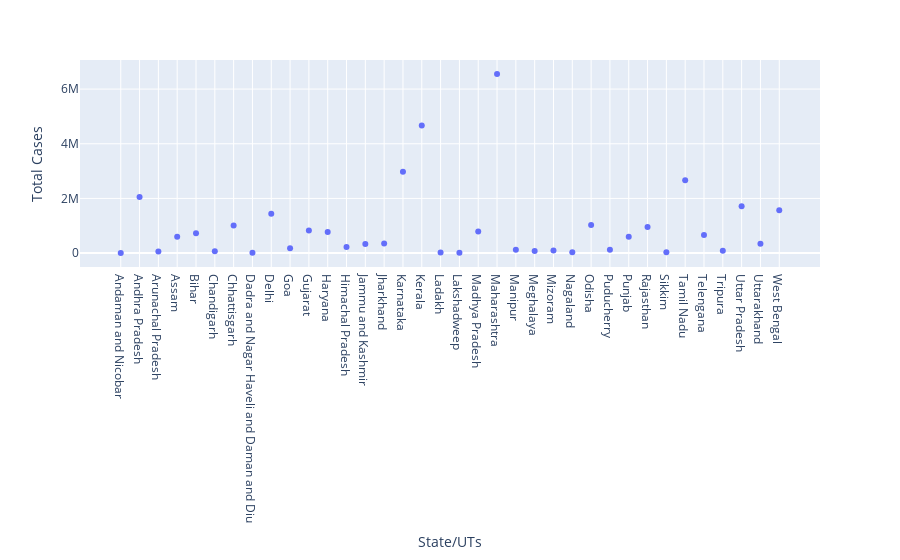

Notebook code cell kept with this figure:
### Markdown cell above
clear diffrence between between plotly's scatter and bar to pandas or matplotlib is seen now 
plotly is very comforatble to use as well as presentable
                           --j.pujitha

### Code cell
px.scatter(dataframe,x='State/UTs',y='Total Cases')

### Figure 1 — Plotly figure (JSON) as saved in the notebook; plotly's stock layout.template omitted (floating-point values rounded to 4 significant figures)
{"data": [{"hovertemplate": "State/UTs=%{x}<br>Total Cases=%{y}<extra></extra>", "legendgroup": "", "marker": {"color": "#636efa", "symbol": "circle"}, "mode": "markers", "name": "", "orientation": "v", "showlegend": false, "type": "scatter", "x": ["Andaman and Nicobar", "Andhra Pradesh", "Arunachal Pradesh", "Assam", "Bihar", "Chandigarh", "Chhattisgarh", "Dadra and Nagar Haveli and Daman and Diu", "Delhi", "Goa", "Gujarat", "Haryana", "Himachal Pradesh", "Jammu and Kashmir", "Jharkhand", "Karnataka", "Kerala", "Ladakh", "Lakshadweep", "Madhya Pradesh", "Maharashtra", "Manipur", "Meghalaya", "Mizoram", "Nagaland", "Odisha", "Puducherry", "Punjab", "Rajasthan", "Sikkim", "Tamil Nadu", "Telengana", "Tripura", "Uttar Pradesh", "Uttarakhand", "West Bengal"], "xaxis": "x", "y": [7620, 2049314, 54572, 601787, 725952, 65224, 1005325, 10670, 1438821, 176318, 825916, 770863, 218898, 329320, 348215, 2975067, 4664944, 20795, 10361, 792519, 6547793, 120426, 81161, 93660, 31219, 1025874, 126308, 601600, 954322, 31412, 2662177, 665749, 84127, 1709800, 343530, 1568321], "yaxis": "y"}], "layout": {"legend": {"tracegroupgap": 0}, "margin": {"t": 60}, "xaxis": {"anchor": "y", "domain": [0, 1], "title": {"text": "State/UTs"}}, "yaxis": {"anchor": "x", "domain": [0, 1], "title": {"text": "Total Cases"}}}}
